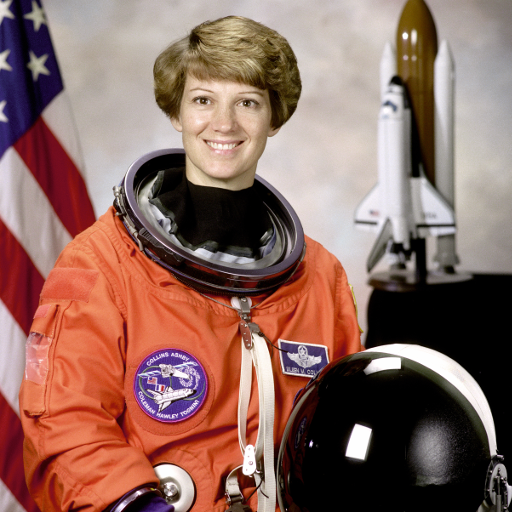
#> input picture sample_images/astronaut_1face.png, 512 x 512 px
$ python preprocessing_demo.py
#> lines starting #> are read from the running program, lines starting #| are printed output that depends on the picture; after the words box and inside, x2 and y2 are one past the last pixel; in counts of white or black regions, pixels touching at a corner belong together
### exam_monitor/preprocess.py
"""Image-processing primitives. All functions assume OpenCV's BGR channel order."""
from __future__ import annotations

from typing import Optional, Tuple

import cv2
import numpy as np

from .config import Config


def describe(img: np.ndarray) -> dict:
    """Pixels and channels: shape is (H, W, C) in OpenCV, dtype uint8 = 0..255 per channel."""
    channels = 1 if img.ndim == 2 else img.shape[2]
    per_channel = img.reshape(-1, channels).mean(axis=0).round(1).tolist()
    return {
        "height": img.shape[0], "width": img.shape[1], "channels": channels,
        "dtype": str(img.dtype), "min": int(img.min()), "max": int(img.max()),
        "mean_bgr" if channels == 3 else "mean": per_channel,
    }


def bgr_to_rgb(img: np.ndarray) -> np.ndarray:
    # OpenCV decodes and captures BGR. matplotlib, PIL and most DNN weights expect RGB.
    return cv2.cvtColor(img, cv2.COLOR_BGR2RGB)


def to_gray(img: np.ndarray) -> np.ndarray:
    return img if img.ndim == 2 else cv2.cvtColor(img, cv2.COLOR_BGR2GRAY)


def resize_to_width(img: np.ndarray, width: int) -> Tuple[np.ndarray, float]:
    """Aspect-preserving resize. Returns (image, scale) so boxes can be mapped back."""
    h, w = img.shape[:2]
    if w == width:
        return img, 1.0
    scale = width / w
    interp = cv2.INTER_AREA if scale < 1 else cv2.INTER_LINEAR  # AREA avoids aliasing on downscale
    return cv2.resize(img, (width, max(1, round(h * scale))), interpolation=interp), scale


def normalize_01(img: np.ndarray) -> np.ndarray:
    """uint8 -> float32 in [0, 1]. Needed for DNN input, NOT for Haar (which requires uint8)."""
    return img.astype(np.float32) / 255.0


# [4 lines left out: function standardize, not called in this run]


# --- Noise reduction / filtering (cost grows quickly down this list) ---
def gaussian_denoise(img: np.ndarray, k: int = 5) -> np.ndarray:
    return cv2.GaussianBlur(img, (k, k), 0)          # sensor noise; also blurs edges


def median_denoise(img: np.ndarray, k: int = 5) -> np.ndarray:
    return cv2.medianBlur(img, k)                     # salt-and-pepper noise; edge preserving


def bilateral_denoise(img: np.ndarray, d: int = 7, sigma_color: float = 50, sigma_space: float = 50) -> np.ndarray:
    return cv2.bilateralFilter(img, d, sigma_color, sigma_space)  # edge-aware, slow


def nlm_denoise(gray: np.ndarray, h: float = 10) -> np.ndarray:
    return cv2.fastNlMeansDenoising(gray, None, h, 7, 21)  # best quality, far too slow for real time


# --- Contrast / thresholding ---
def equalize(gray: np.ndarray) -> np.ndarray:
    return cv2.equalizeHist(gray)


def clahe(gray: np.ndarray, clip: float = 2.0, tile: int = 8) -> np.ndarray:
    return cv2.createCLAHE(clipLimit=clip, tileGridSize=(tile, tile)).apply(gray)


def otsu_threshold(gray: np.ndarray) -> Tuple[float, np.ndarray]:
    blurred = cv2.GaussianBlur(gray, (5, 5), 0)       # Otsu is noise sensitive; blur first
    thr, mask = cv2.threshold(blurred, 0, 255, cv2.THRESH_BINARY + cv2.THRESH_OTSU)
    return float(thr), mask


def adaptive_threshold(gray: np.ndarray, block: int = 31, c: int = 5) -> np.ndarray:
    return cv2.adaptiveThreshold(gray, 255, cv2.ADAPTIVE_THRESH_GAUSSIAN_C, cv2.THRESH_BINARY, block, c)


# --- Frame usability ---
# [9 lines left out: function frame_issue, not called in this run]

### preprocessing_demo.py
"""Render every preprocessing stage of one image into a labelled contact sheet."""
from __future__ import annotations

import argparse
from pathlib import Path

import cv2
import numpy as np

from exam_monitor import preprocess as P


def tile(img: np.ndarray, label: str, size=(256, 256)) -> np.ndarray:
    if img.dtype != np.uint8:
        img = np.clip(img * 255, 0, 255).astype(np.uint8)
    if img.ndim == 2:
        img = cv2.cvtColor(img, cv2.COLOR_GRAY2BGR)
    img = cv2.resize(img, size, interpolation=cv2.INTER_AREA)
    cv2.rectangle(img, (0, 0), (size[0], 20), (0, 0, 0), -1)
    cv2.putText(img, label, (4, 14), cv2.FONT_HERSHEY_SIMPLEX, 0.45, (255, 255, 255), 1, cv2.LINE_AA)
    return img


def main() -> None:
    ap = argparse.ArgumentParser()
    ap.add_argument("--image", default="sample_images/astronaut_1face.png")
    ap.add_argument("--out", default="output/preprocessing_sheet.png")
    a = ap.parse_args()
    bgr = cv2.imread(a.image)
#> bgr is the input picture: shape (512, 512, 3); mean B, G, R 96.5, 105.8, 141.6
    if bgr is None:
        raise SystemExit(f"cannot read {a.image}")
    print("original:", P.describe(bgr))
#> in describe, `per_channel = img.reshape(-1, channels).mean(axis=0).round(1).tolist()`: per_channel = [96.5, 105.8, 141.6]
#| original: {'height': 512, 'width': 512, 'channels': 3, 'dtype': 'uint8', 'min': 0, 'max': 255, 'mean_bgr': [96.5, 105.8, 141.6]}

    gray = P.to_gray(bgr)
    rng = np.random.default_rng(0)
    noisy = np.clip(gray.astype(np.int16) + rng.normal(0, 20, gray.shape), 0, 255).astype(np.uint8)
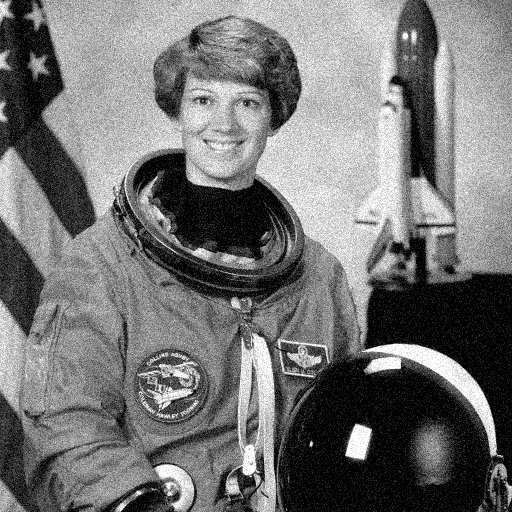
#> noisy: shape (512, 512); min 0, max 255, mean 116.1
    small, _ = P.resize_to_width(bgr, 160)
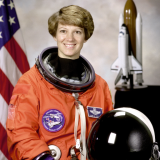
#> small: shape (160, 160, 3); mean B, G, R 96.5, 105.8, 141.6
    thr, otsu = P.otsu_threshold(gray)
#> in otsu_threshold, `thr, mask = cv2.threshold(blurred, 0, 255, cv2.THRESH_BINARY + cv2.THR..`:
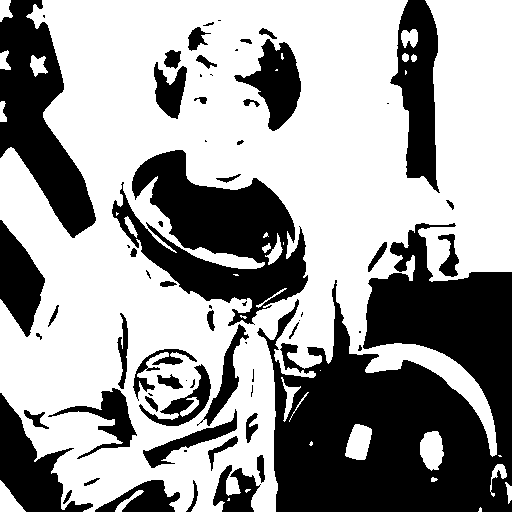
#> mask: shape (512, 512); 61.2% white; 67 black regions (22 under 20 px), largest, box (x1, y1, x2, y2) and area: (257, 223, 512, 512) 45172, (112, 150, 308, 326) 16543, (0, 0, 96, 238) 10620
#> in otsu_threshold, `thr, mask = cv2.threshold(blurred, 0, 255, cv2.THRESH_BINARY + cv2.THR..`: thr = 100
#> thr = 100
    print(f"otsu threshold={thr:.0f}; normalized float32 range="
          f"{P.normalize_01(gray).min():.2f}..{P.normalize_01(gray).max():.2f}")
#| otsu threshold=100; normalized float32 range=0.00..1.00

    tiles = [
        tile(bgr, "BGR (as decoded)"),
        tile(P.bgr_to_rgb(bgr), "BGR shown as RGB (wrong colours)"),
        tile(gray, "grayscale"),
        tile(small, "resized 160w (INTER_AREA)"),
        tile(P.normalize_01(gray), "normalized [0,1] float32"),
        tile(noisy, "gaussian noise sigma=20"),
        tile(P.gaussian_denoise(noisy), "gaussian 5x5"),
        tile(P.median_denoise(noisy), "median 5"),
        tile(P.bilateral_denoise(noisy), "bilateral"),
        tile(P.equalize(gray), "hist equalization"),
        tile(P.clahe(gray), "CLAHE"),
        tile(otsu, f"otsu thr={thr:.0f}"),
        tile(P.adaptive_threshold(gray), "adaptive threshold"),
    ]
#> call 2 of tile, with label = 'BGR shown as RGB (wrong colours)', size = (256, 256)
#> in tile (call 2), `cv2.putText(img, label, (4, 14), cv2.FONT_HERSHEY_SIMPLEX, 0.45, (255,..`:
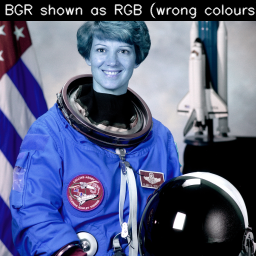
#> img: shape (256, 256, 3); mean of channels 0, 1, 2 130.6, 95.7, 87; drawn as B, G, R
#> in tile (call 10), `img = cv2.resize(img, size, interpolation=cv2.INTER_AREA)`:
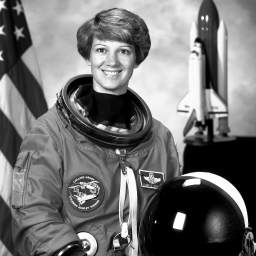
#> img: shape (256, 256, 3); min 0, max 255, mean 114
#> in tile (call 10), `cv2.putText(img, label, (4, 14), cv2.FONT_HERSHEY_SIMPLEX, 0.45, (255,..`:
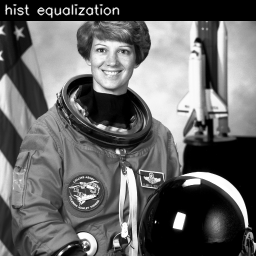
#> img: shape (256, 256, 3); min 0, max 255, mean 102
#> in clahe, `return cv2.createCLAHE(clipLimit=clip, tileGridSize=(tile, tile)).appl..`:
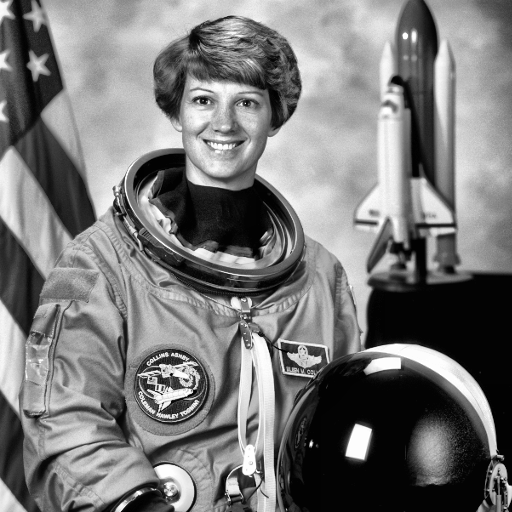
#> returned value: shape (512, 512); min 0, max 255, mean 121
    while len(tiles) % 4:
        tiles.append(np.zeros_like(tiles[0]))
#> this loop made 3 passes
#> after the loop, tiles = 16 items
    sheet = np.vstack([np.hstack(tiles[i:i + 4]) for i in range(0, len(tiles), 4)])
    Path(a.out).parent.mkdir(parents=True, exist_ok=True)
    cv2.imwrite(a.out, sheet)
    print("wrote", a.out)


if __name__ == "__main__":
    main()

$ run again, with sample_images/coffee_0face.png copied over sample_images/astronaut_1face.png
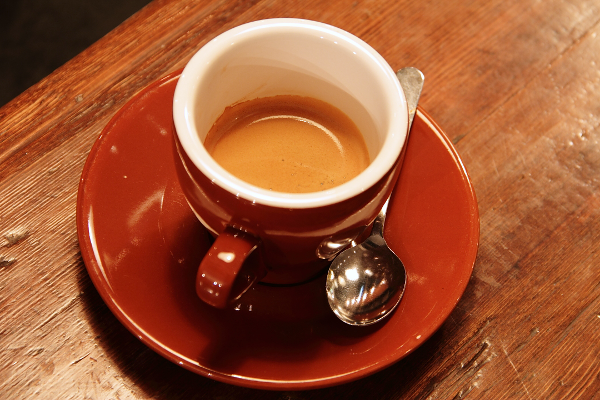
#> input picture sample_images/coffee_0face.png, 600 x 400 px
#> in main, bgr is the input picture: shape (400, 600, 3); mean B, G, R 51.5, 85.8, 158.6
#> per_channel = [51.5, 85.8, 158.6]
#| original: {'height': 400, 'width': 600, 'channels': 3, 'dtype': 'uint8', 'min': 0, 'max': 255, 'mean_bgr': [51.5, 85.8, 158.6]}
#> in otsu_threshold, `thr, mask = cv2.threshold(blurred, 0, 255, cv2.THRESH_BINARY + cv2.THR..`:
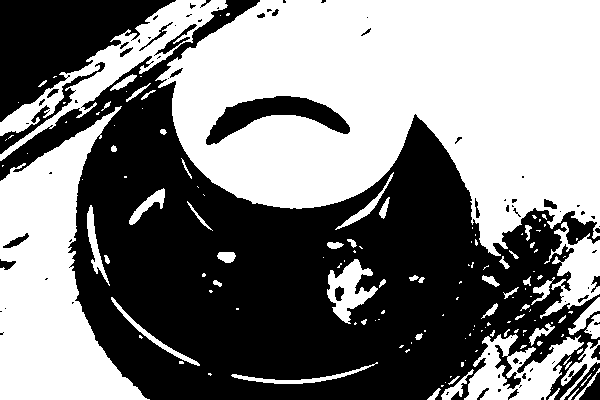
#> mask: shape (400, 600); 50.3% white; 82 black regions (54 under 20 px), largest, box (x1, y1, x2, y2) and area: (0, 0, 600, 400) 102280, (0, 0, 176, 122) 10778, (206, 96, 350, 145) 2853
#> in otsu_threshold, `thr, mask = cv2.threshold(blurred, 0, 255, cv2.THRESH_BINARY + cv2.THR..`: thr = 103
#| otsu threshold=103; normalized float32 range=0.00..1.00
#> in clahe, `return cv2.createCLAHE(clipLimit=clip, tileGridSize=(tile, tile)).appl..`:
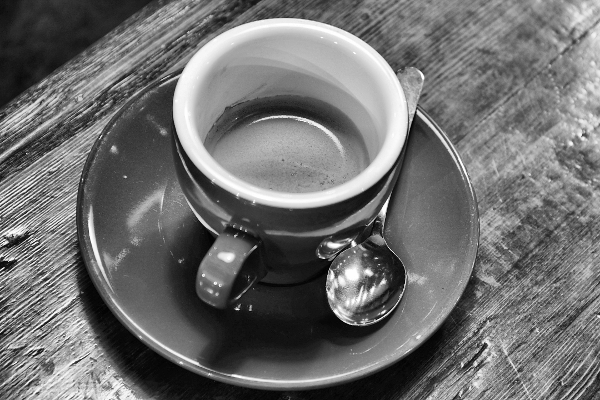
#> returned value: shape (400, 600); min 0, max 255, mean 111.4
#> the loop in main, `while len(tiles) % 4:` made 3 passes
#> after the loop in main, `while len(tiles) % 4:`: tiles = 16 items
